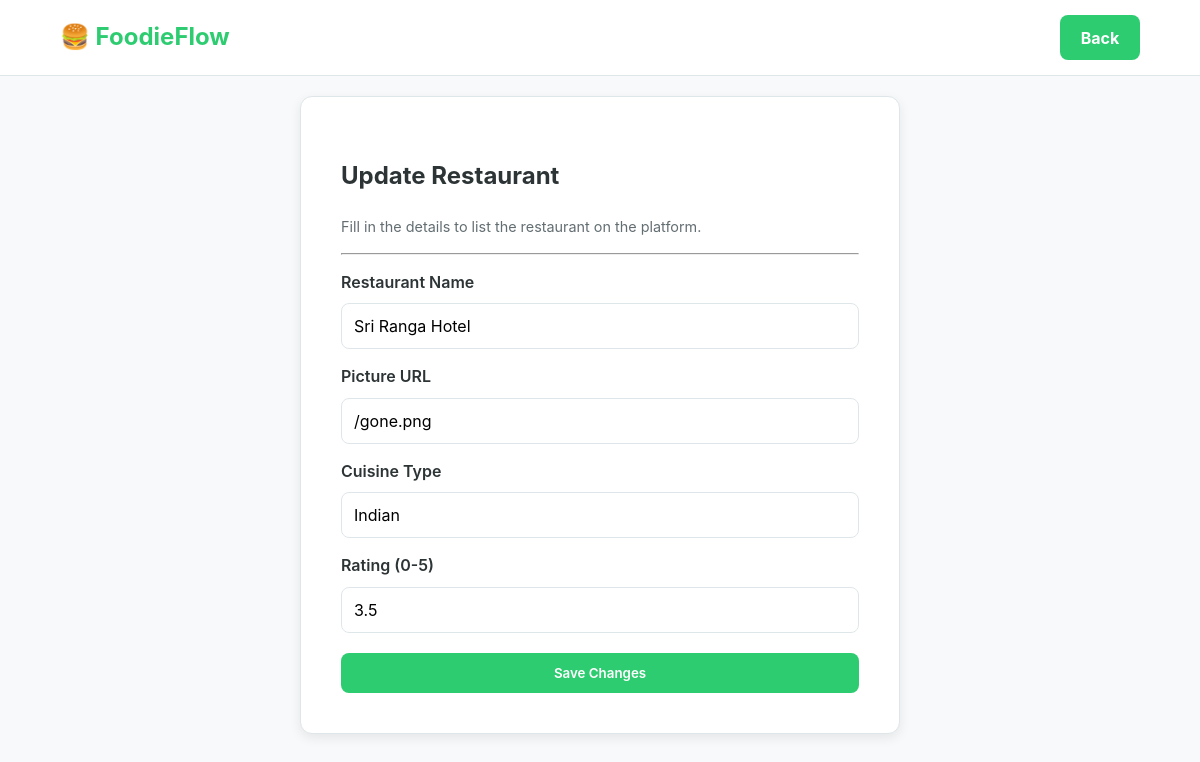
The app's page /open_update_restaurant/3 with its own data.
### delivery/models.py (models this page shows)
class Restaurant(models.Model):
    name = models.CharField(max_length=20)
    picture = models.URLField(max_length=200, default='https://encrypted-tbn0.gstatic.com/images?q=tbn:ANd9GcQQRhJSirkfYAti_IFEQkRqqYbS-IRQBYzo_g&s')
    cuisine = models.CharField(max_length=200)
    rating = models.FloatField()

### delivery/views.py (the view)
# urls.py: path('open_update_restaurant/<int:restaurant_id>', views.open_update_restaurant, name='open_update_restaurant'),
def open_update_restaurant(request, restaurant_id):
    restaurant = Restaurant.objects.get(id = restaurant_id)
    return render(request, 'update_restaurant.html', {"restaurant" : restaurant})

### delivery/templates/update_restaurant.html (shortened to what this page needs)
<!DOCTYPE html>
<html lang="en">
<head>
    {% load static %}
    <link rel="stylesheet" href="{% static 'styles.css' %}">
</head>
<body>
  <div class="navbar">
    <div class="nav-left">
        <h2>🍔 FoodieFlow</h2>
    </div>
    <div class="nav-right nav-actions">
        <button onclick="history.back()" class="btn-nav-primary">
            Back
        </button>
    </div>
</div>
<div class="container center-flex">
    <div class="card auth-card" style="width: 100%; max-width: 600px;">
        <h2>{% if restaurant %}Update{% else %}Add New{% endif %} Restaurant</h2>
        <p class="text-muted">Fill in the details to list the restaurant on the platform.</p>
        <hr>
        <form action="{% if restaurant %}{% url 'update_restaurant' restaurant.id %}{% else %}{% url 'add_restaurant' %}{% endif %}" method="post">
            <label>Restaurant Name</label>
            <input type="text" name="name" value="{{ restaurant.name }}" required>
            <label>Picture URL</label>
            <input type="text" name="picture" value="{{ restaurant.picture }}">
            <label>Cuisine Type</label>
            <input type="text" name="cuisine" value="{{ restaurant.cuisine }}">
            <label>Rating (0-5)</label>
            <input type="number" name="rating" min="0" max="5" step="0.5" value="{{ restaurant.rating }}">
            <button type="submit" class="btn full-width" style="margin-top: 20px;">
                {% if restaurant %}Save Changes{% else %}Add Restaurant{% endif %}
            </button>
        </form>
    </div>
</div>
</body>
</html>

### delivery/static/styles.css (style rules this page uses)
:root { --primary: #2ecc71; --primary-hover: #27ae60; --danger: #e74c3c; --bg-light: #f8f9fa; --white: #ffffff; --text-main: #2d3436; --text-muted: #636e72; --border: #dfe6e9; --shadow: 0 4px 12px rgba(0, 0, 0, 0.08); --radius: 12px; }
* { box-sizing: border-box; font-family: 'Inter', -apple-system, sans-serif; }
body { background-color: var(--bg-light); color: var(--text-main); margin: 0; line-height: 1.6; }
.container { max-width: 1200px; margin: 0 auto; padding: 20px; }
.navbar { background: var(--white); padding: 15px 5%; display: flex; justify-content: space-between; align-items: center; border-bottom: 1px solid var(--border); position: sticky; top: 0; z-index: 1000; }
.navbar h2 { margin: 0; color: var(--primary); font-size: 1.5rem; }
.nav-right { display: flex; align-items: center; gap: 20px; }
button, .btn { background: var(--primary); color: white; padding: 12px 24px; border: none; border-radius: 8px; font-weight: 600; cursor: pointer; text-decoration: none; display: inline-block; transition: 0.3s; text-align: center; }
.full-width { width: 100%; }
.card { background: var(--white); border-radius: var(--radius); box-shadow: var(--shadow); overflow: hidden; transition: 0.3s; border: 1px solid var(--border); }
.center-flex { display: flex; justify-content: center; align-items: center; min-height: 80vh; }
.auth-card { background: var(--white); padding: 40px; border-radius: var(--radius); width: 100%; max-width: 450px; box-shadow: var(--shadow); }
form label { display: block; font-weight: 600; margin-bottom: 8px; margin-top: 15px; }
input, textarea { width: 100%; padding: 12px; border: 1px solid var(--border); border-radius: 8px; font-size: 1rem; }
.text-muted { color: var(--text-muted); font-size: 0.9rem; }
.nav-actions { display: flex; gap: 12px; align-items: center; }
.btn-nav-primary { background-color: var(--primary); color: white; border: none; padding: 10px 20px; border-radius: 8px; font-weight: 700; cursor: pointer; font-size: 1rem; min-width: 80px; height: 45px; display: flex; justify-content: center; align-items: center; transition: background 0.2s ease, transform 0.1s; }

### records on screen
Restaurant: name "Sri Ranga Hotel", picture "/gone.png", cuisine "Indian", rating "3.5"
